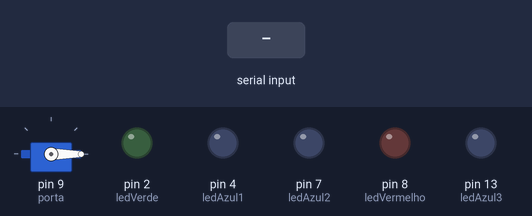
Recording of a sketch running on a simulated Arduino Uno, built with avr-gcc and run on an emulated ATmega328P. On the bench: servo, output pins drawn as LEDs (lit = HIGH). Inputs (shaded band) come from the test bench. Random numbers use the default seed unless the sketch sets one; what the sketch prints to the serial monitor is not drawn.

Above: at 1.2 s.
1.3 s: "3\n" received over Serial
At 7.2 s:
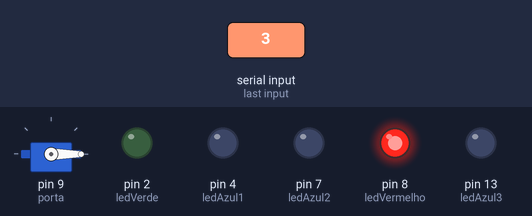
Timing chart, 0 to 9.3 s (numbered marks = the images above; inputs shaded):
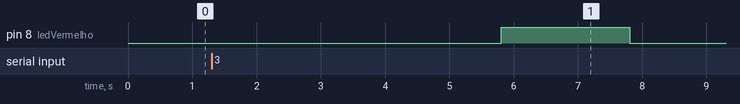

Measured:
- after the input at 1.3 s, pin 8 (ledVermelho): LOW → HIGH after 4.5 s, → LOW 2.0 s later

The sketch:

copy_of_buzzer_e_servo_motor1.ino
```cpp
/*
tipoDeRetorno nomeDaVariavel*/

#include <Servo.h>

int ledVerde = 2;
int ledVermelho = 8;
int ledAzul1 = 4;
int ledAzul2 = 7;
int ledAzul3 = 13;
Servo porta;

int acertos = 0;

void setup() {
  Serial.begin(9600);

  pinMode(ledVermelho, OUTPUT);
  pinMode(ledVerde, OUTPUT);
  pinMode(ledAzul1, OUTPUT);
  pinMode(ledAzul2, OUTPUT);
  pinMode(ledAzul3, OUTPUT);

  porta.attach(9); // Pino 9 para o servo
  porta.write(0); // Porta fechada

  randomSeed(analogRead(0));
}

void desenhaPontinhos(int qtdPontos = 5, int tempo = 700) {
  for (int i = 1; i <= qtdPontos; i++) {
    Serial.print(".");
    delay(tempo);
  }
  Serial.println();
}

void desenhaCabecalho() {
  Serial.println("\n\n--- JOGO DA SABEDORIA DESBALANCEADA ---\n");
}

void loop() {
  acertos = 0;

  desenhaCabecalho();
  Serial.println("AVISO: ACERTE 3 VEZES PARA ENTRAR NA FORTALEZA!");
  Serial.println("Digite 3 para começar.");

  while (!Serial.available());
  int iniciar = Serial.parseInt();
  if (iniciar != 3) return;

  // Apaga todos os LEDs azuis
  digitalWrite(ledAzul1, LOW);
  digitalWrite(ledAzul2, LOW);
  digitalWrite(ledAzul3, LOW);

  while (acertos < 3) {
    Serial.println("Digite um palpite de 1 a 6:");
    while (!Serial.available());
    int palpite = Serial.parseInt();
    int dado = random(1, 7);

    desenhaPontinhos();

    Serial.println("Seu palpite: " + String(palpite));
    Serial.println("Numero do dado: " + String(dado));

    if (palpite == dado) {
      Serial.println("Parabens, voce acertou!\n");
      digitalWrite(ledVerde, HIGH);
      delay(1000);
      digitalWrite(ledVerde, LOW);
      acertos++;

      if (acertos == 1) digitalWrite(ledAzul1, HIGH);
      else if (acertos == 2) digitalWrite(ledAzul2, HIGH);
      else if (acertos == 3) digitalWrite(ledAzul3, HIGH);
    } else {
      Serial.println("Errou! Desafio reiniciado!\n");
      digitalWrite(ledVermelho, HIGH);
      delay(2000);
      digitalWrite(ledVermelho, LOW);
      acertos = 0;
      digitalWrite(ledAzul1, LOW);
      digitalWrite(ledAzul2, LOW);
      digitalWrite(ledAzul3, LOW);
    }
  }

  // Abre a porta com o servo motor
  Serial.println("Você conquistou as joias da sabedoria! A porta se abre...");
  for (int pos = 0; pos <= 90; pos += 1) {
    porta.write(pos);
    delay(15);
  }

  delay(5000); // Espera antes de reiniciar
  for (int pos = 90; pos >= 0; pos -= 1) {
    porta.write(pos);
    delay(15);
  }
}
```
